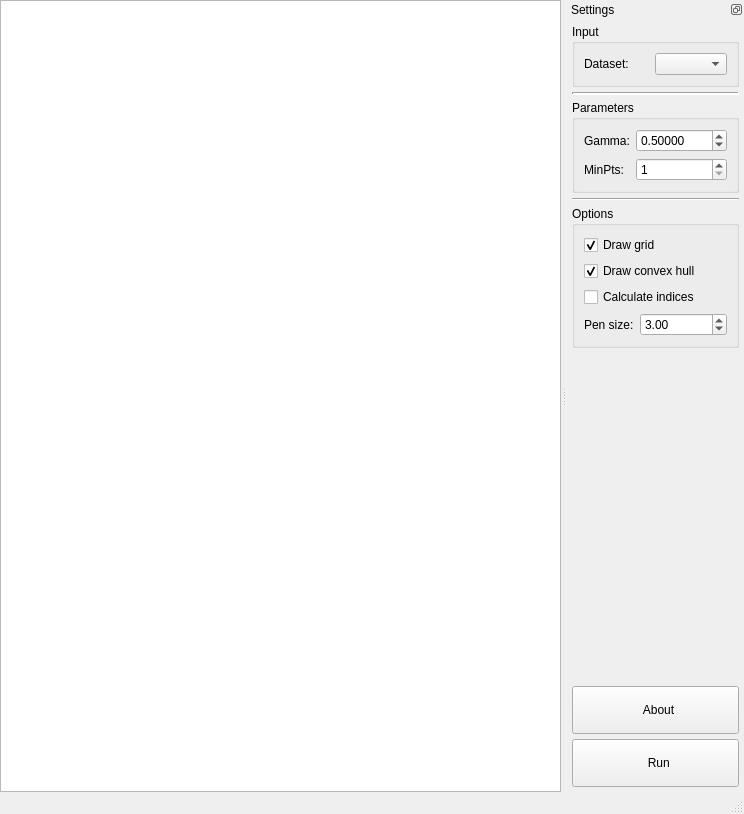
<?xml version="1.0" encoding="UTF-8"?>
<ui version="4.0">
 <class>MainWindow</class>
 <widget class="QMainWindow" name="MainWindow">
  <property name="geometry">
   <rect>
    <x>0</x>
    <y>0</y>
    <width>744</width>
    <height>814</height>
   </rect>
  </property>
  <property name="windowTitle">
   <string>Lin-DBSCAN reference implementation</string>
  </property>
  <property name="locale">
   <locale language="English" country="UnitedStates"/>
  </property>
  <widget class="QWidget" name="centralwidget">
   <layout class="QVBoxLayout" name="verticalLayout_2">
    <property name="leftMargin">
     <number>0</number>
    </property>
    <property name="topMargin">
     <number>0</number>
    </property>
    <property name="rightMargin">
     <number>0</number>
    </property>
    <property name="bottomMargin">
     <number>0</number>
    </property>
    <item>
     <widget class="QGraphicsView" name="graphicsView">
      <property name="resizeAnchor">
       <enum>QGraphicsView::AnchorViewCenter</enum>
      </property>
     </widget>
    </item>
   </layout>
  </widget>
  <widget class="QStatusBar" name="statusBar"/>
  <widget class="QDockWidget" name="dockWidget">
   <property name="sizePolicy">
    <sizepolicy hsizetype="Preferred" vsizetype="Expanding">
     <horstretch>0</horstretch>
     <verstretch>0</verstretch>
    </sizepolicy>
   </property>
   <property name="maximumSize">
    <size>
     <width>250</width>
     <height>524287</height>
    </size>
   </property>
   <property name="features">
    <set>QDockWidget::DockWidgetFloatable|QDockWidget::DockWidgetMovable</set>
   </property>
   <property name="allowedAreas">
    <set>Qt::LeftDockWidgetArea|Qt::RightDockWidgetArea</set>
   </property>
   <property name="windowTitle">
    <string>Settings</string>
   </property>
   <attribute name="dockWidgetArea">
    <number>2</number>
   </attribute>
   <widget class="QWidget" name="settingsDockWidget">
    <layout class="QVBoxLayout" name="verticalLayout">
     <property name="spacing">
      <number>5</number>
     </property>
     <property name="leftMargin">
      <number>5</number>
     </property>
     <property name="topMargin">
      <number>5</number>
     </property>
     <property name="rightMargin">
      <number>5</number>
     </property>
     <property name="bottomMargin">
      <number>5</number>
     </property>
     <item>
      <widget class="QGroupBox" name="inputGroupBox">
       <property name="sizePolicy">
        <sizepolicy hsizetype="Preferred" vsizetype="Minimum">
         <horstretch>0</horstretch>
         <verstretch>0</verstretch>
        </sizepolicy>
       </property>
       <property name="title">
        <string>Input</string>
       </property>
       <property name="flat">
        <bool>false</bool>
       </property>
       <layout class="QGridLayout" name="gridLayout_3">
        <item row="0" column="0">
         <layout class="QGridLayout" name="gridLayout">
          <item row="0" column="1">
           <widget class="QComboBox" name="inputDSCombobox">
            <property name="currentText">
             <string/>
            </property>
           </widget>
          </item>
          <item row="0" column="0">
           <widget class="QLabel" name="label_3">
            <property name="text">
             <string>&lt;html&gt;&lt;head/&gt;&lt;body&gt;&lt;p&gt;Dataset:&lt;/p&gt;&lt;/body&gt;&lt;/html&gt;</string>
            </property>
            <property name="buddy">
             <cstring>inputDSCombobox</cstring>
            </property>
           </widget>
          </item>
         </layout>
        </item>
       </layout>
      </widget>
     </item>
     <item>
      <widget class="Line" name="line_2">
       <property name="lineWidth">
        <number>2</number>
       </property>
       <property name="orientation">
        <enum>Qt::Horizontal</enum>
       </property>
      </widget>
     </item>
     <item>
      <widget class="QGroupBox" name="paramsGroupBox">
       <property name="sizePolicy">
        <sizepolicy hsizetype="Preferred" vsizetype="Minimum">
         <horstretch>0</horstretch>
         <verstretch>0</verstretch>
        </sizepolicy>
       </property>
       <property name="title">
        <string>Parameters</string>
       </property>
       <layout class="QVBoxLayout" name="verticalLayout_5">
        <item>
         <layout class="QGridLayout" name="gridLayout_2">
          <item row="0" column="0">
           <widget class="QLabel" name="label">
            <property name="text">
             <string>Gamma:</string>
            </property>
           </widget>
          </item>
          <item row="0" column="1">
           <widget class="QDoubleSpinBox" name="gammaSpinBox">
            <property name="sizePolicy">
             <sizepolicy hsizetype="Expanding" vsizetype="Fixed">
              <horstretch>0</horstretch>
              <verstretch>0</verstretch>
             </sizepolicy>
            </property>
            <property name="decimals">
             <number>5</number>
            </property>
            <property name="maximum">
             <double>1000.000000000000000</double>
            </property>
            <property name="singleStep">
             <double>0.500000000000000</double>
            </property>
            <property name="value">
             <double>0.500000000000000</double>
            </property>
           </widget>
          </item>
          <item row="1" column="0">
           <widget class="QLabel" name="label_2">
            <property name="text">
             <string>MinPts:</string>
            </property>
           </widget>
          </item>
          <item row="1" column="1">
           <widget class="QSpinBox" name="minptsSpinBox">
            <property name="sizePolicy">
             <sizepolicy hsizetype="Expanding" vsizetype="Fixed">
              <horstretch>0</horstretch>
              <verstretch>0</verstretch>
             </sizepolicy>
            </property>
            <property name="minimum">
             <number>1</number>
            </property>
            <property name="maximum">
             <number>1000</number>
            </property>
           </widget>
          </item>
         </layout>
        </item>
       </layout>
      </widget>
     </item>
     <item>
      <widget class="Line" name="line">
       <property name="orientation">
        <enum>Qt::Horizontal</enum>
       </property>
      </widget>
     </item>
     <item>
      <widget class="QGroupBox" name="optionsGroupBox">
       <property name="sizePolicy">
        <sizepolicy hsizetype="Preferred" vsizetype="Minimum">
         <horstretch>0</horstretch>
         <verstretch>0</verstretch>
        </sizepolicy>
       </property>
       <property name="title">
        <string>Options</string>
       </property>
       <layout class="QVBoxLayout" name="verticalLayout_3">
        <item>
         <widget class="QCheckBox" name="drawGridCheckBox">
          <property name="text">
           <string>Draw grid</string>
          </property>
          <property name="checked">
           <bool>true</bool>
          </property>
         </widget>
        </item>
        <item>
         <widget class="QCheckBox" name="drawConvexHullCheckBox">
          <property name="text">
           <string>Draw convex hull</string>
          </property>
          <property name="checked">
           <bool>true</bool>
          </property>
         </widget>
        </item>
        <item>
         <widget class="QCheckBox" name="indexesCheckBox">
          <property name="text">
           <string>Calculate indices</string>
          </property>
          <property name="checked">
           <bool>false</bool>
          </property>
         </widget>
        </item>
        <item>
         <layout class="QHBoxLayout" name="horizontalLayout">
          <item>
           <widget class="QLabel" name="label_5">
            <property name="text">
             <string>Pen size:</string>
            </property>
           </widget>
          </item>
          <item>
           <widget class="QDoubleSpinBox" name="pensizeSpinBox">
            <property name="sizePolicy">
             <sizepolicy hsizetype="Expanding" vsizetype="Fixed">
              <horstretch>0</horstretch>
              <verstretch>0</verstretch>
             </sizepolicy>
            </property>
            <property name="minimum">
             <double>0.500000000000000</double>
            </property>
            <property name="maximum">
             <double>10.000000000000000</double>
            </property>
            <property name="singleStep">
             <double>0.500000000000000</double>
            </property>
            <property name="value">
             <double>3.000000000000000</double>
            </property>
           </widget>
          </item>
         </layout>
        </item>
       </layout>
       <zorder>indexesCheckBox</zorder>
       <zorder>drawGridCheckBox</zorder>
       <zorder>drawConvexHullCheckBox</zorder>
      </widget>
     </item>
     <item>
      <spacer name="verticalSpacer">
       <property name="orientation">
        <enum>Qt::Vertical</enum>
       </property>
       <property name="sizeHint" stdset="0">
        <size>
         <width>20</width>
         <height>40</height>
        </size>
       </property>
      </spacer>
     </item>
     <item>
      <widget class="QPushButton" name="aboutButton">
       <property name="minimumSize">
        <size>
         <width>0</width>
         <height>48</height>
        </size>
       </property>
       <property name="text">
        <string>  About</string>
       </property>
       <property name="icon">
        <iconset resource="icons.qrc">
         <normaloff>:/icons/info-256.png</normaloff>:/icons/info-256.png</iconset>
       </property>
      </widget>
     </item>
     <item>
      <widget class="QPushButton" name="runButton">
       <property name="minimumSize">
        <size>
         <width>0</width>
         <height>48</height>
        </size>
       </property>
       <property name="text">
        <string>  Run</string>
       </property>
       <property name="icon">
        <iconset resource="icons.qrc">
         <normaloff>:/icons/do.png</normaloff>:/icons/do.png</iconset>
       </property>
      </widget>
     </item>
    </layout>
   </widget>
  </widget>
  <action name="actionDo_clustering">
   <property name="icon">
    <iconset>
     <normaloff>:/do.png</normaloff>:/do.png</iconset>
   </property>
   <property name="text">
    <string>Do clustering</string>
   </property>
  </action>
  <action name="actionBatch_processing">
   <property name="icon">
    <iconset>
     <normaloff>:/batch.png</normaloff>:/batch.png</iconset>
   </property>
   <property name="text">
    <string>Batch processing</string>
   </property>
  </action>
 </widget>
 <resources>
  <include location="icons.qrc"/>
 </resources>
 <connections/>
</ui>
